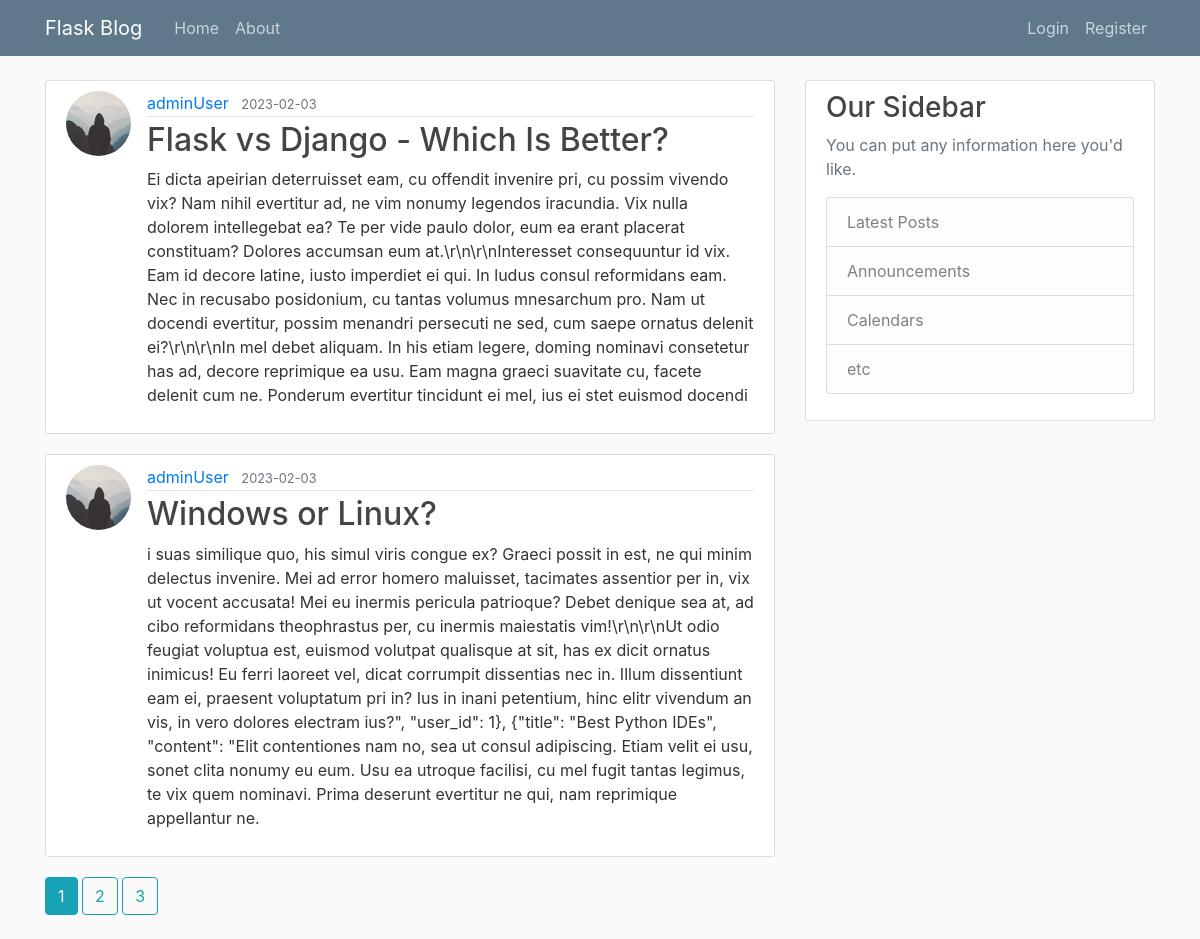
Page /home on the earlier database version.
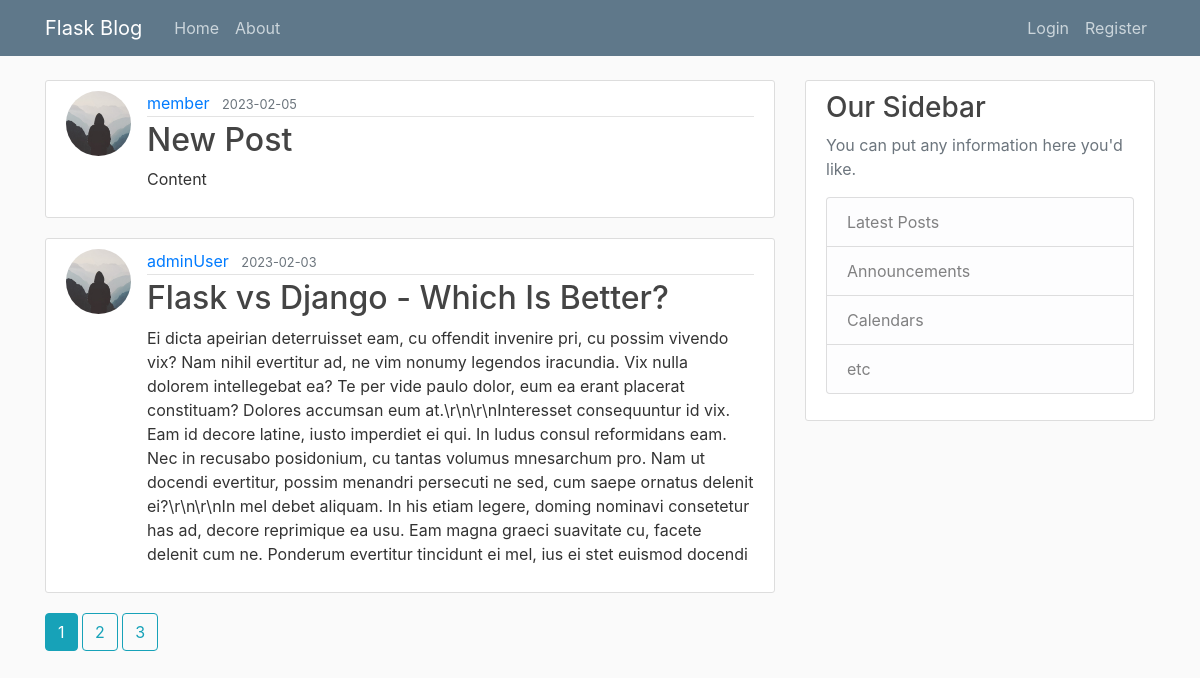
Same page on the later database version.
### flaskblog/models.py (models this page shows, shortened)
class Post(db.Model):
    id = db.Column(db.Integer, primary_key=True)
    title = db.Column(db.String(100), nullable=False)
    date_posted = db.Column(db.DateTime, nullable=False, default=datetime.utcnow)
    content = db.Column(db.Text, nullable=False)
    user_id = db.Column(db.Integer, db.ForeignKey('user.id'), nullable=False)

class User(db.Model, UserMixin):
    id = db.Column(db.Integer, primary_key=True)
    username = db.Column(db.String(20), unique=True, nullable=False)
    email = db.Column(db.String(120), unique=True, nullable=False)
    image = db.Column(db.String(120), nullable=False, default='default.jpg')
    password = db.Column(db.String(60), nullable=False)
    posts = db.relationship('Post', backref='author', lazy=True)

### flaskblog/main/routes.py (the view)
@main.route("/")
@main.route("/home")
def home():
    page = request.args.get('page', 1, type=int)
    posts = Post.query.order_by(Post.date_posted.desc()).paginate(page=page, per_page=2)
    return render_template('home.html', posts=posts)

### flaskblog/templates/home.html
{% extends "layout.html" %}
{% block content %}
    {% for post in posts.items %}
        <article class="media content-section">
            <img class="rounded-circle article-img" src="{{ url_for('static', filename='profile_pics/' + post.author.image) }}">
          <div class="media-body">
            <div class="article-metadata">
              <a class="mr-2" href="{{ url_for('users.user_posts', username=post.author.username) }}">{{ post.author.username }}</a>
              <small class="text-muted">{{ post.date_posted.strftime('%Y-%m-%d') }}</small>
            </div>
            <h2><a class="article-title" href="{{ url_for('posts.post', post_id=post.id) }}">{{ post.title }}</a></h2>
            <p class="article-content">{{ post.content }}</p>
          </div>
        </article>
    {% endfor %}
    {% for page_num in posts.iter_pages(left_edge=1, right_edge=1, left_current=1, right_current=2) %}
        {% if page_num %}
            {% if posts.page == page_num %}
                <a class="btn btn-info mb-4" href="{{ url_for('main.home', page=page_num) }}">{{ page_num }}</a>
            {% else %}
                <a class="btn btn-outline-info mb-4" href="{{ url_for('main.home', page=page_num) }}">{{ page_num }}</a>
            {% endif %}
            {% else %}
            ...
        {% endif %}
    {% endfor %}
{% endblock content %}

### flaskblog/templates/layout.html (shortened to what this page needs)
<!DOCTYPE html>
<html lang="en">
<head>
    <link rel="stylesheet" href="https://maxcdn.bootstrapcdn.com/bootstrap/4.0.0/css/bootstrap.min.css">
    <link rel="stylesheet" type="text/css" href="{{ url_for('static', filename='main.css') }}"/>
</head>
<body>
    <header class="site-header">
      <nav class="navbar navbar-expand-md navbar-dark bg-steel fixed-top">
        <div class="container">
          <a class="navbar-brand mr-4" href="/">Flask Blog</a>
          <div class="collapse navbar-collapse" id="navbarToggle">
            <div class="navbar-nav mr-auto">
              <a class="nav-item nav-link" href="{{ url_for('main.home') }}">Home</a>
              <a class="nav-item nav-link" href="{{ url_for('main.about') }}">About</a>
            </div>
            <div class="navbar-nav">
                {% if current_user.is_authenticated %}
                    <a class="nav-item nav-link" href="{{ url_for('posts.new_post') }}">New Post</a>
                    <a class="nav-item nav-link" href="{{ url_for('users.account') }}">Account</a>
                    <a class="nav-item nav-link" href="{{ url_for('users.logout') }}">Logout</a>
                {% else %}
                    <a class="nav-item nav-link" href="{{ url_for('users.login') }}">Login</a>
                    <a class="nav-item nav-link" href="{{ url_for('users.register') }}">Register</a>
                {% endif %}
            </div>
          </div>
        </div>
      </nav>
    </header>
    <main role="main" class="container">
      <div class="row">
        <div class="col-md-8">
          {% block content %}{% endblock %}
        </div>
        <div class="col-md-4">
          <div class="content-section">
            <h3>Our Sidebar</h3>
            <p class='text-muted'>You can put any information here you'd like.
              <ul class="list-group">
                <li class="list-group-item list-group-item-light">Latest Posts</li>
                <li class="list-group-item list-group-item-light">Announcements</li>
                <li class="list-group-item list-group-item-light">Calendars</li>
                <li class="list-group-item list-group-item-light">etc</li>
              </ul>
            </p>
          </div>
        </div>
      </div>
    </main>
</body>
</html>

### flaskblog/static/main.css (style rules this page uses)
body { background: #fafafa; color: #333333; margin-top: 5rem; }
h1, h2, h3, h4, h5, h6 { color: #444444; }
.bg-steel { background-color: #5f788a; }
.site-header .navbar-nav .nav-link { color: #cbd5db; }
.content-section { background: #ffffff; padding: 10px 20px; border: 1px solid #dddddd; border-radius: 3px; margin-bottom: 20px; }
.article-title { color: #444444; }
.article-content { white-space: pre-line; }
.article-img { height: 65px; width: 65px; margin-right: 16px; }
.article-metadata { padding-bottom: 1px; margin-bottom: 4px; border-bottom: 1px solid #e3e3e3 }

Differences in the rows shown:
no longer on this page (row unchanged): Post: image (placeholder picture), author.username "adminUser", date_posted "2023-02-03", title "Windows or Linux?", content "i suas similique quo, his simul viris congue ex? Graeci possit in est, ne qui minim delectus invenire. Mei ad error homero maluisset, tacimates assentior per in, vix ut vocent accusata! Mei eu inermis pericula patrioque? Debet denique sea at, ad cibo reformidans theophrastus per, cu inermis maiestatis vim!\\r\\n\\r\\nUt odio feugiat voluptua est, euismod volutpat qualisque at sit, has ex dicit ornatus inimicus! Eu ferri laoreet vel, dicat corrumpit dissentias nec in. Illum dissentiunt eam ei, praesent voluptatum pri in? Ius in inani petentium, hinc elitr vivendum an vis, in vero dolores electram ius?\", \"user_id\": 1}, {\"title\": \"Best Python IDEs\", \"content\": \"Elit contentiones nam no, sea ut…"
added Post: image (placeholder picture), author.username "member", date_posted "2023-02-05", title "New Post", content "Content"
